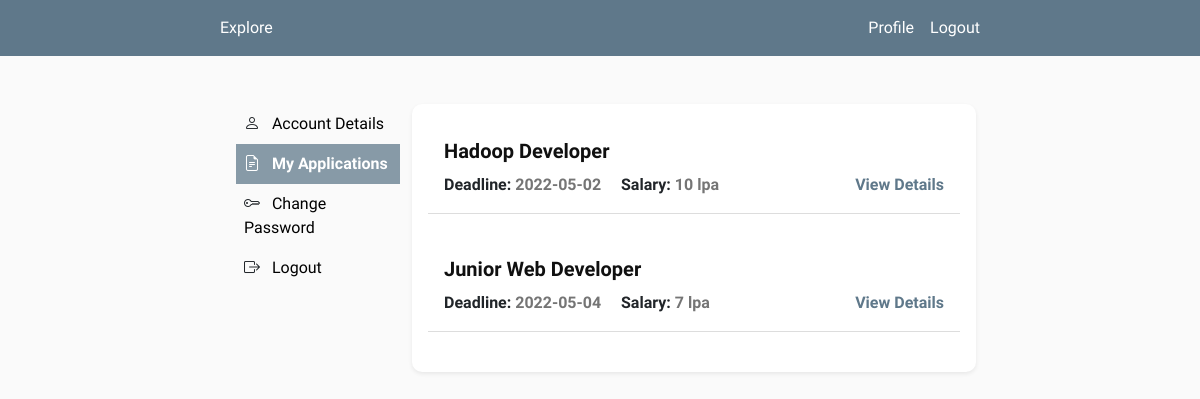
Page /applications/2 (signed in) on the committed database.
### app.py (models this page shows, shortened)
class Job(db.Model):
	id = db.Column(db.Integer, primary_key = True)
	role = db.Column(db.String(60), nullable = False)
	job_desc = db.Column(db.Text, nullable = False)
	skills_required = db.Column(db.Text, nullable = False)
	work_location = db.Column(db.String(60), nullable = False)
	salary = db.Column(db.String(30), nullable = False)
	deadline = db.Column(db.DateTime, nullable = False)
	posted_on = db.Column(db.DateTime, nullable = False, default = datetime.datetime.now())

### app.py (the view)
@app.route('/applications/<int:user_id>')
@login_required
def applications(user_id):
	jobs = current_user.applied_at
	num_applications = len(jobs)
	return render_template('my-applications.html', title='My Applications', jobs=jobs, num_applications = num_applications)

### app.py (called while the page is built)
@login_manager.user_loader
def load_user(user_id):
	return User.query.get(int(user_id))

### templates/my-applications.html (shortened to what this page needs)
{% extends 'layout.html' %}
{% block content %}
<div class="container col-md-8 offset-md-2 mt-5 row">
	<div class="col-md-3 menu">
		<div class="menu-item p-2">
			<i class="bi bi-person"></i> &nbsp; <a class="link-inactive" href="{{ url_for('account') }}">Account Details</a>
		</div>
		<div class="menu-item p-2 menu-item-active">
			<i class="bi bi-file-earmark-text"></i> &nbsp; <a class="link-active" href="{{ url_for('applications', user_id = current_user.id) }}">My Applications</a>
		</div>
		<div class="menu-item p-2">
			<i class="bi bi-key"></i> &nbsp; <a class="link-inactive" href="{{ url_for('change_password') }}">Change Password</a>
		</div>
		<div class="menu-item p-2">
			<i class="bi bi-box-arrow-right"></i> &nbsp; <a class="link-inactive" href="{{ url_for('logout') }}">Logout</a>
		</div>
	</div>
	<div class="col-md-9 form-content shadow-sm p-3">
		{% if num_applications == 0 %}
			<div class="container col-md-10 empty">
				<h3><b>You have not applied for any position yet!</b></h3>
				<br/>
				<img src="{{ url_for('static', filename='images/empty.svg') }}" width="100%">
			</div>
		{% else %}
			{% for job in jobs %}
			<div class="job-card p-3">
				<h4><b><a class="job-role" href="{{ url_for('position', job_id = job.id) }}">{{ job.role }}</a><b></h4>
				<div class="bottom">
					<div>
						<span><b>Deadline: </b></span>
						<span id="date">{{ job.deadline.strftime('%Y-%m-%d') }}</span>
						<span><b>Salary: </b></span>
						<span id="date">{{ job.salary }}</span>
					</div>
					<div>
						<a class="view-details" href="{{ url_for('position', job_id = job.id) }}">View Details</a>
					</div>
				</div>
			</div>
			<div class="divider"></div>
			{% endfor %}
		{% endif %}
	</div>
</div>
{% endblock content %}

### static/main.css (style rules this page uses)
body { background-color: #fafafa; font-family: 'Source Sans Pro', sans-serif; }
.form-content, .profile-content { background-color: #ffffff; border-radius: 10px; font-weight: 600; }
.divider { height: 1px; background-color: #dddddd; margin-bottom: 3vh; }
.job-card { background-color: #ffffff; }
.bottom { display: flex; justify-content: space-between; }
.view-details, #view-resume { text-decoration: none; color: #5f788a; }
#date { color: #757575; }
.job-role { text-decoration: none; color: #101010; font-weight: 600; font-size: 20px; }
a { text-decoration: none; font-size: 16px; }
.link-active { color: #ffffff; font-weight: 600; }
.link-inactive { color: #000000; }
.menu-item-active { background-color: #5f788abb; color: #ffffff; }

### rows in the picture
Job: role "Hadoop Developer", deadline "2022-05-02", salary "10 lpa"
Job: role "Junior Web Developer", deadline "2022-05-04", salary "7 lpa"
